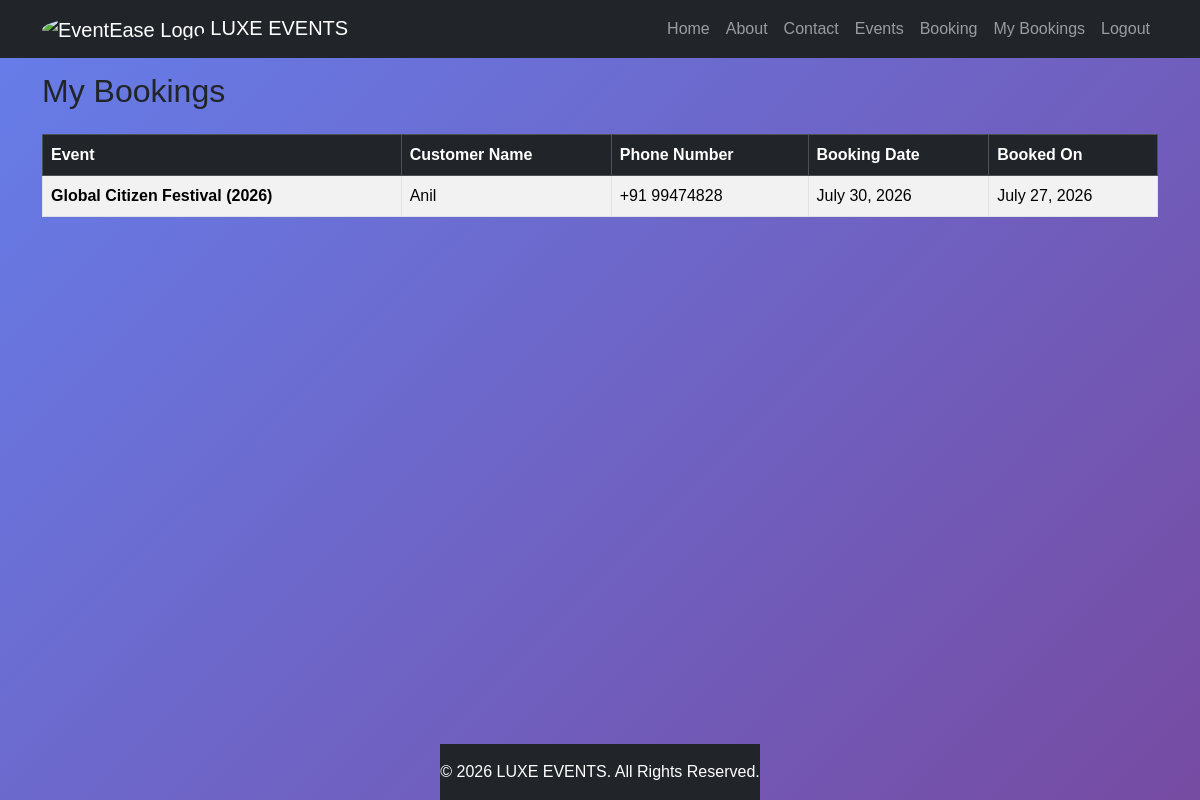
/my-bookings/ (signed in), run on the app's committed database.
### eventapp/models.py (models this page shows, shortened)
class Booking(models.Model):
    user = models.ForeignKey(User,on_delete=models.CASCADE,null=True,blank=True)
    customer_name=models.CharField(max_length=55)
    phone_number=models.CharField(max_length=12)
    event=models.ForeignKey(Event,on_delete=models.CASCADE)
    booking_date=models.DateField()
    booked_on=models.DateField(auto_now=True)

class Event(models.Model):
    img = models.ImageField(upload_to='img')
    name=models.CharField(max_length=50)
    description=models.TextField()
    location=models.CharField(max_length=100)
    event_date=models.DateField()
    event_time=models.TimeField()

### eventapp/views.py (the view)
# urls.py: path('my-bookings/', views.my_bookings, name='my_bookings'),
@login_required(login_url='login')
def my_bookings(request):
    bookings = Booking.objects.filter(user=request.user)
    return render(request, 'my_bookings.html', {
        'bookings': bookings
    })

### templates/my_bookings.html
{% extends 'base.html' %}
{% block content %}
<div class="container mt-4">
    <h2>My Bookings</h2>
    <div class="table-responsive">
        <table class="table table-striped table-bordered mt-3">
            <thead class="table-dark">
                <tr>
                    <th>Event</th>
                    <th>Customer Name</th>
                    <th>Phone Number</th>
                    <th>Booking Date</th>
                    <th>Booked On</th>
                </tr>
            </thead>
            <tbody>
                {% for booking in bookings %}
                <tr>
                    <td><strong>{{ booking.event.name }}</strong></td>
                    <td>{{ booking.customer_name }}</td>
                    <td>{{ booking.phone_number }}</td>
                    <td>{{ booking.booking_date|date:"F d, Y" }}</td>
                    <td>{{ booking.booked_on|date:"F d, Y" }}</td>
                </tr>
                {% empty %}
                <tr>
                    <td colspan="5" class="text-center text-muted">No bookings found.</td>
                </tr>
                {% endfor %}
            </tbody>
        </table>
    </div>
</div>
{% endblock %}

### static/css/style.css (style rules this page uses)
body { background: linear-gradient(135deg,#667eea,#764ba2); min-height:100vh; display:flex; justify-content:center; align-items:center; font-family:Arial, Helvetica, sans-serif; }

### data on the page
Booking: event.name "Global Citizen Festival (2026)", customer_name "Anil", phone_number "+91 99474828", booking_date "July 30, 2026", booked_on "July 27, 2026"
